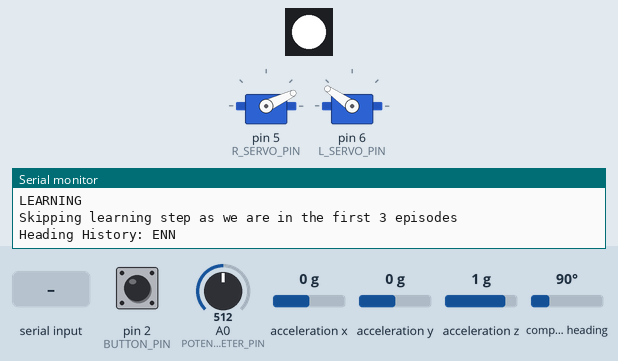
Simulated run of this sketch. Board: Arduino Nano, built with avr-gcc and run on an emulated ATmega328P. Parts: 1 RGB LEDs in strip order, left to right, 2 × servo, the last lines printed to the serial monitor. Inputs (shaded band) come from the test bench; at power-on: pin 2 (BUTTON_PIN) HIGH, A0 (POTENTIOMETER_PIN) = 512, acceleration x 0 g, acceleration y 0 g, acceleration z 1 g, compass heading 90°. Random numbers use the default seed unless the sketch sets one.

Above: at 3.2 s.
3.3 s: pin 2 (BUTTON_PIN) pulled LOW for 1 s
6.1 s: "1" received over Serial
7.6 s: "q" received over Serial
9.5 s: "Q" received over Serial
11.4 s: "q" received over Serial
At 13.2 s:
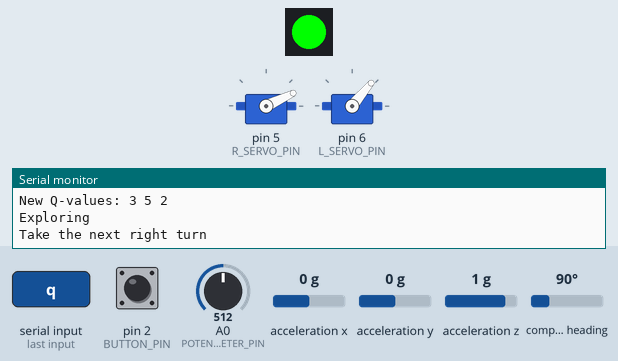
14.4 s: "Q" received over Serial
At 15.3 s:
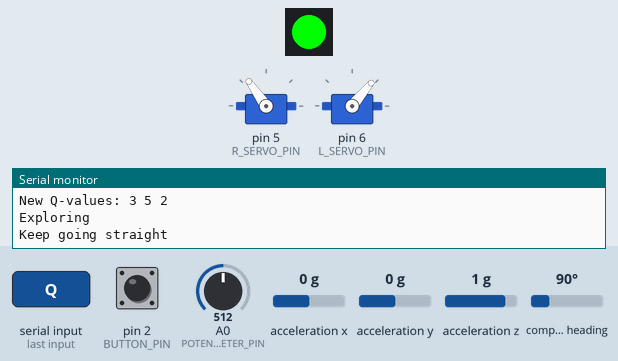
Timing chart, 0 to 18.4 s (numbered marks = the images above; inputs shaded):
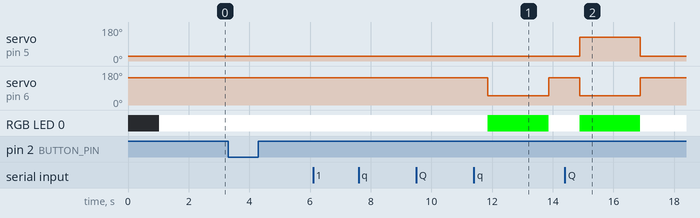

The sketch:

firmware.ino
```cpp
/*
 * ORBiE v0 Firmware
 *
 * This implements Q-learning where:
 * - States are determined by BNO055 IMU heading readings
 * - Actions are: left, right, forward (servo movements)
 * - Positive scalar rewards come from human feedback via button
 * - If no button press is detected between actions, the reward is 0
 * - Action/Learning steps are triggered by a human query or an internal timer
 * - Double-clicking the button triggers a yes/no query.
 *
 * Hardware: BNO055 IMU, 2 servos, button, LED
 * Actions: 0=forward/dunno, 1=left/no, 2=right/yes
 */

#include "controller.h"
#include "config.h"
#include "learning.h"

// Global controller instance
Controller controller;

// Global Q-learning instance
QLearningOrbie q_agent;

void setup() {
  // Initialize hardware
  controller.beginHardware();
}

void loop() {
  // Update controller (reads IMU, button, etc.)
  controller.update();

  // Check for debug requests
  q_agent.checkDebugRequest();

  // Check for rewards and action requests
  q_agent.checkButtonPress();
  q_agent.checkUnpromptedActionTimeout();

  // If it's action time, run learning step
  if (q_agent.shouldAct()) {
    // Collect all outstanding rewards
    q_agent.collectReward();

    // Run learning step
    q_agent.runLearningStep();

    // Let chosen action animate for a second. TODO: proper animations
    delay(1000);
  }

  // set arms to neutral position
  controller.setNeutralPosition();

  // short delay to not overwhelm the controller
  delay(100);

}
```

controller.cpp
```cpp
// (licence header left out)
#include "controller.h"
#include "config.h"

// Define static member variables
volatile bool Controller::buttonStateChanged = false;
volatile unsigned long Controller::buttonStateChangeTime = 0;
volatile bool Controller::buttonInterruptState = false;

// Constructor
Controller::Controller() {
    // Initialize pin assignments from config
    buttonPin = BUTTON_PIN;
    ledPin = LED_PIN;
    rightServoPin = R_SERVO_PIN;
    leftServoPin = L_SERVO_PIN;
    potentiometerPin = POTENTIOMETER_PIN;

    // Initialize state variables
    buttonPressed = false;
    ledState = false;
    rightServoAngle = 90;  // Center position
    leftServoAngle = 90;   // Center position

    // Initialize button debouncing variables
    lastButtonReading = false;
    debouncedButtonState = false;
    lastDebounceTime = 0;

    // Initialize button event detection variables
    lastButtonState = false;
    buttonPressInProgress = false;
    buttonPressStartTime = 0;
    doubleClickTimer = 0;
    doubleClickDetected = false;
    pendingReward = 0.0;

    // Initialize interrupt variables
    buttonStateChanged = false;
    buttonStateChangeTime = 0;
    buttonInterruptState = false;
}

// Hardware initialization
bool Controller::beginHardware() {
    Serial.begin(SERIAL_BAUD_RATE);
    delay(1000);

    bool success = true;

    // Initialize button pin with interrupt
    pinMode(buttonPin, INPUT_PULLUP);

    // Attach interrupt for button state changes
    // This works on both Arduino Nano (pin 2) and Teensy 4.1
    attachInterrupt(digitalPinToInterrupt(buttonPin), buttonISR, CHANGE);

    // Initialize WS2812B LED
    FastLED.addLeds<WS2812B, LED_PIN, GRB>(leds, LED_COUNT);
    FastLED.setBrightness(LED_BRIGHTNESS);
    FastLED.clear();
    FastLED.show();

    // Initialize servos
    rightServo.attach(rightServoPin);
    leftServo.attach(leftServoPin);
    setNeutralPosition();

    // Initialize potentiometer pin
    pinMode(potentiometerPin, INPUT);

    // Initialize I2C for IMU
    Wire.begin();

    // Initialize BNO055 IMU
    if (!bno.begin()) {
        Serial.println("Failed to initialize BNO055 IMU");
        success = false;
    } else {
        Serial.println("BNO055 IMU initialized successfully");

        // Wait for IMU to stabilize
        delay(1000);

        bno.setExtCrystalUse(true);
    }

    if (success) {
        Serial.println("Hardware initialization completed successfully");
    } else {
        Serial.println("Hardware initialization failed");
        while (1) {
            delay(1000);  // Halt execution
            // TODO: Add LED indicator for failure
        }
    }

    return success;
}

// Button functions
bool Controller::isButtonPressed() {
    // This function provides debounced button reading
    // It can be used like a direct digitalRead() but with built-in debouncing
    // The function is non-blocking and returns the current debounced state

    bool currentReading = !digitalRead(buttonPin);  // Button is active low with pullup

    // Debounce logic
    if (currentReading != lastButtonReading) {
        lastDebounceTime = millis();
    }

    if ((millis() - lastDebounceTime) > DEBOUNCE_DELAY) {
        if (currentReading != debouncedButtonState) {
            debouncedButtonState = currentReading;
        }
    }

    lastButtonReading = currentReading;
    return debouncedButtonState;
}

bool Controller::wasButtonPressed() {
    bool currentState = isButtonPressed();
    bool wasPressed = !buttonPressed && currentState;  // Detect rising edge (button press)
    buttonPressed = currentState;
    return wasPressed;
}

// Interrupt Service Routine - called whenever button state changes
void Controller::buttonISR() {
    // Record the button state change immediately
    buttonStateChanged = true;
    buttonStateChangeTime = millis();
    buttonInterruptState = !digitalRead(BUTTON_PIN); // Button is active low
}

Controller::ButtonEvent Controller::checkButtonEvents() {
    ButtonEvent event = {0.0, false};  // Initialize with no reward and no query

    // Check if interrupt detected a state change
    if (buttonStateChanged) {
        bool currentState = buttonInterruptState;

        // Detect button press (rising edge)
        if (currentState && !lastButtonState) {
            // Check if this is a double-click
            if (doubleClickTimer > 0 && (buttonStateChangeTime - doubleClickTimer) < DOUBLE_CLICK_TIME) {
                // Second press detected - this is a double-click!
                event.query = true;
                event.reward = 0; // Override any previous reward
                doubleClickTimer = 0;
                buttonPressInProgress = false;
                pendingReward = 0.0; // Clear pending reward for double-click
                Serial.println("Double click detected - requesting new action");
            } else {
                // First press - start tracking
                buttonPressInProgress = true;
                buttonPressStartTime = buttonStateChangeTime;
            }
        }

        // Detect button release (falling edge)
        if (!currentState && lastButtonState && buttonPressInProgress) {
            // Button was released - calculate reward but don't assign it yet
            unsigned long pressDuration = buttonStateChangeTime - buttonPressStartTime;
            float calculatedReward = pressDuration * 0.001; // Convert ms to reward (1ms = 0.001 reward)

            // Start double-click detection timer
            doubleClickTimer = buttonStateChangeTime;
            buttonPressInProgress = false;

            // Store the calculated reward for potential assignment later
            pendingReward = calculatedReward;
        }

        // Update last state
        lastButtonState = currentState;

        // Clear the interrupt flag
        buttonStateChanged = false;
    }

    // Clear timer if window expired and assign pending reward
    if (doubleClickTimer > 0 && (millis() - doubleClickTimer) >= DOUBLE_CLICK_TIME) {
        // Double-click window expired - this was a single click
        if (pendingReward > 0) {
            event.reward = pendingReward;
            Serial.println("Single click - reward added");
        }
        doubleClickTimer = 0;
        pendingReward = 0.0;
    }

    return event;
}

// LED functions
void Controller::setLed(bool state) {
    ledState = state;
    if (state) {
        leds[0] = CRGB::White;  // Turn on with white color
    } else {
        leds[0] = CRGB::Black;  // Turn off
    }
    FastLED.show();
}

void Controller::toggleLed() {
    setLed(!ledState);
}

bool Controller::getLedState() {
    return ledState;
}

// Servo functions
void Controller::setRightServo(int angle) {
    angle = constrain(angle, R_SERVO_MIN_ANGLE, R_SERVO_MAX_ANGLE);  // Limit servo range
    rightServoAngle = angle;
    rightServo.write(angle);
}

void Controller::setLeftServo(int angle) {
    angle = constrain(angle, L_SERVO_MIN_ANGLE, L_SERVO_MAX_ANGLE);  // Limit servo range
    leftServoAngle = angle;
    leftServo.write(angle);
}

int Controller::getRightServoAngle() {
    return rightServoAngle;
}

int Controller::getLeftServoAngle() {
    return leftServoAngle;
}

// IMU functions
bool Controller::updateImuData() {
    // Get orientation data
    bno.getEvent(&orientationData, Adafruit_BNO055::VECTOR_EULER);

    return true;
}

float Controller::getHeading() {
    return orientationData.orientation.x;
}

// Utility functions
void Controller::update() {
    // Update IMU data
    updateImuData();

    // Update button state
    isButtonPressed();  // This updates the internal state
}

void Controller::reset() {
    // Reset servos to center
    setRightServo(90);
    setLeftServo(90);

    // Turn off LED
    setLed(false);

    // Reset state variables
    buttonPressed = false;
}

void Controller::setNeutralPosition() {
    setRightServo(R_SERVO_MIN_ANGLE);
    setLeftServo(L_SERVO_MAX_ANGLE);
    setLedColor(255, 255, 255);
}

void Controller::setLedColor(int r, int g, int b) {
    leds[0] = CRGB(r, g, b);
    FastLED.show();
}

void Controller::goForward() {
    setRightServo(R_SERVO_MAX_ANGLE);
    setLeftServo(L_SERVO_MIN_ANGLE);
}

void Controller::turnLeft() {
    setRightServo(R_SERVO_MAX_ANGLE);
    setLeftServo(L_SERVO_MAX_ANGLE);
}

void Controller::turnRight() {
    setRightServo(R_SERVO_MIN_ANGLE);
    setLeftServo(L_SERVO_MIN_ANGLE);
}

// Potentiometer functions
float Controller::getPotentiometerValue() {
    // Read analog value (0-1023) and normalize to 0.0-1.0
    int rawValue = analogRead(potentiometerPin);
    return constrain(rawValue / 1023.0, 0.0, 1.0);
}

void Controller::getTimeoutBounds(float& L, float& U) {
    // Get normalized potentiometer value (0.0 to 1.0)
    float pot = getPotentiometerValue();

    // Get config values (already in seconds)
    float L_min = UNPROMPTED_ACTION_TIMEOUT_MIN;  // Lower bound minimum (at pot=0)
    float L_max = UNPROMPTED_ACTION_TIMEOUT_L_MAX;  // Lower bound maximum (at pot=1)
    float U_min = UNPROMPTED_ACTION_TIMEOUT_U_MIN;  // Upper bound minimum (at pot=0)
    float U_max = UNPROMPTED_ACTION_TIMEOUT_MAX;  // Upper bound maximum (at pot=1)

    // Calculate the power base for exponential interpolation
    // L = L_min * pow(L_max/L_min, pot)  // L_min → L_max
    // U = U_min * pow(U_max/U_min, pot)   // U_min → U_max
    L = L_min * pow(L_max / L_min, pot);
    U = U_min * pow(U_max / U_min, pot);
}

unsigned long Controller::calculateUnpromptedActionTimeout() {
    // Get calculated bounds
    float L, U;
    getTimeoutBounds(L, U);

    // Sample log-uniform: t = exp( ln(L) + u * (ln(U) - ln(L)) )
    // where u is a uniform random value between 0 and 1
    float u = random(0, 10000) / 10000.0;  // Random value 0.0-1.0
    float t_seconds = exp(log(L) + u * (log(U) - log(L)));

    // Convert to milliseconds and return
    return (unsigned long)(t_seconds * 1000.0);
}
```

controller.h
```cpp
// (licence header left out)
#ifndef CONTROLLER_H
#define CONTROLLER_H

#include "config.h"
#include <Arduino.h>
#include <Servo.h>
#include <Wire.h>
#include <Adafruit_Sensor.h>
#include <Adafruit_BNO055.h>
#include <utility/imumaths.h>
#include <FastLED.h>

class Controller {
private:
    // Hardware objects
    Servo rightServo;
    Servo leftServo;
    Adafruit_BNO055 bno;
    CRGB leds[LED_COUNT];
    int potentiometerValue;

    // Pin assignments
    uint8_t buttonPin;
    uint8_t ledPin;
    uint8_t rightServoPin;
    uint8_t leftServoPin;
    uint8_t potentiometerPin;

    // State variables
    bool buttonPressed;
    bool ledState;
    int rightServoAngle;
    int leftServoAngle;

    // Button debouncing variables
    bool lastButtonReading;
    bool debouncedButtonState;
    unsigned long lastDebounceTime;

    // Button event detection variables
    bool lastButtonState;
    bool buttonPressInProgress;
    unsigned long buttonPressStartTime;
    unsigned long doubleClickTimer;
    bool doubleClickDetected;
    float pendingReward;
    // DOUBLE_CLICK_TIME is now defined in config.h

    // Interrupt-based button detection
    static volatile bool buttonStateChanged;
    static volatile unsigned long buttonStateChangeTime;
    static volatile bool buttonInterruptState;

    // IMU data
    sensors_event_t orientationData;
    sensors_event_t angVelData;
    sensors_event_t linearAccelData;

public:
    // Constructor
    Controller();

    // Hardware initialization
    bool beginHardware();

    // Button functions
    bool isButtonPressed();
    bool wasButtonPressed();

    // Button event detection
    struct ButtonEvent {
        float reward;      // Reward accumulated from button press duration
        bool query;        // True if double-click detected (action request)
    };
    ButtonEvent checkButtonEvents();  // Returns both reward and action request status

    // Servo functions
    void setRightServo(int angle);
    void setLeftServo(int angle);
    int getRightServoAngle();
    int getLeftServoAngle();

    // LED functions
    void setLed(bool state);
    void setLedColor(int r, int g, int b);
    bool getLedState();
    void toggleLed();

    // IMU functions
    bool updateImuData();
    float getHeading();
    float getPitch();
    float getRoll();
    float getAngularVelocityX();
    float getAngularVelocityY();
    float getAngularVelocityZ();
    float getLinearAccelX();
    float getLinearAccelY();
    float getLinearAccelZ();

    // Utility functions
    void update();
    void reset();
    void setNeutralPosition();

    // Action functions
    void goForward();
    void turnLeft();
    void turnRight();

    // Potentiometer functions
    float getPotentiometerValue();
    unsigned long calculateUnpromptedActionTimeout();
    void getTimeoutBounds(float& L, float& U);  // Get calculated L and U bounds for testing

    // Interrupt service routine (must be static)
    static void buttonISR();
};

#endif // CONTROLLER_H
```

learning.h
```cpp
// (licence header left out)
#ifndef LEARNING_H
#define LEARNING_H

#include "controller.h"
#include "config.h"

// Forward declaration
class Controller;

class QLearningOrbie {
private:
    // Q-learning parameters
    static const int NUM_ACTIONS = 3; // go straight forward, turn left, turn right
    static const int NUM_STATES = 64; // 64 states with s_t = [s_t, s_t-1, s_t-2]
    const float LEARNING_RATE = 0.2;
    const float DISCOUNT_FACTOR = 0.8;
    const float EPSILON = 0.7;        // Exploration rate

    // Q-table (64 states x 3 actions) - packed into 4-bit values
    uint8_t q_table[NUM_STATES][2]; // 2 bytes per state (3 actions × 4 bits + 4 bits padding)

    // Current state and action
    int current_state;
    int current_action;

    // Training parameters
    int episode_count;

    // IMU variables
    float current_heading;

    // History variables
    int heading_history[3]; // [s_t, s_t-1, s_t-2]
    int last_state;

    // Human reward variables
    float human_reward;
    float human_reward_sum;
    bool impending_action;
    unsigned long unprompted_action_timer_start;
    unsigned long current_unprompted_timeout;

    // Button state tracking (now handled by controller)
    // Removed: last_button_state, last_button_press_time, DOUBLE_CLICK_TIME

public:
    // Constructor
    QLearningOrbie();

    // Core learning functions
    void runLearningStep();
    void resetTraining();
    bool shouldAct();
    void collectReward();

    // Human reward functions
    void checkDebugRequest();
    void checkButtonPress();
    bool checkUnpromptedActionTimeout();

    // Utility functions
    void printQTable();
    void printStats();
    void printCountdown();
    unsigned long getRemainingUnpromptedActionTime();
    int getMemoryUsage();

    // State and action functions
    int headingToState();
    void updateHeadingHistory(int new_heading);
    int chooseAction(int state);
    int executeAction(int action);
    int getBestAction(int state);

    // Q-table access functions
    int8_t getQValue(int state, int action);
    void setQValue(int state, int action, int8_t value);
    void updateQValue(int state, int action, float reward, int next_state);
    void initializeQTable();

    // Reward scaling functions
    float scaleHumanRewardSum(float reward_sum);
    float scaleHumanRewardSumLinear(float reward_sum, float max_reward = 5.0);
};

#endif // LEARNING_H
```

config.h
```cpp
/*
    This file contains the configuration for the firmware.
*/

// Setup Parameters
#define SERIAL_BAUD_RATE 115200

// Pin definitions
#define BUTTON_PIN 2
#define LED_PIN 9
#define R_SERVO_PIN 5
#define L_SERVO_PIN 6
#define BNO055_ADDRESS 0x55
#define POTENTIOMETER_PIN A0

// LED definitions
#define LED_COUNT 1
#define LED_BRIGHTNESS 255

// Servo definitions
#define R_SERVO_MIN_ANGLE 125
#define R_SERVO_MAX_ANGLE 25
#define L_SERVO_MIN_ANGLE 145
#define L_SERVO_MAX_ANGLE 50

// Debounce delay
#define DEBOUNCE_DELAY 20

// Button timing
#define DOUBLE_CLICK_TIME 300  // 300ms for double click detection (reduced from 500ms)

// Agent definitions (values in seconds)
#define UNPROMPTED_ACTION_TIMEOUT_MIN 1.0  // 1 second minimum for unprompted action timeout (lower bound at pot=0)
#define UNPROMPTED_ACTION_TIMEOUT_MAX 3600.0 // 1 hour maximum for unprompted action timeout (upper bound at pot=1)
#define UNPROMPTED_ACTION_TIMEOUT_L_MAX 1800.0  // 15 minutes - maximum for lower bound (at pot=1)
#define UNPROMPTED_ACTION_TIMEOUT_U_MIN 5.0  // 5 seconds - minimum for upper bound (at pot=0)
```

Source omitted: learning.cpp (14960 bytes)

Measured:
- after the input at 11.4 s, servo on pin 6 (L_SERVO_PIN): 145° → 50° after 0.46 s, → 145° 2.0 s later; RGB LED 0: RGB(255, 255, 255) → RGB(0, 255, 0) after 0.46 s, → RGB(255, 255, 255) 2.0 s later
- after the input at 14.4 s, servo on pin 5 (R_SERVO_PIN): 25° → 125° after 0.49 s, → 25° 2.0 s later; servo on pin 6 (L_SERVO_PIN): 145° → 50° after 0.49 s, → 145° 2.0 s later; RGB LED 0: RGB(255, 255, 255) → RGB(0, 255, 0) after 0.49 s, → RGB(255, 255, 255) 2.0 s later
